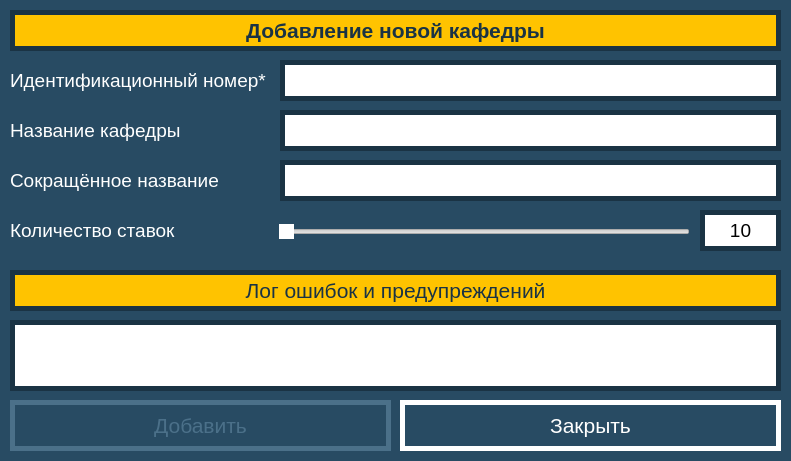
<?xml version="1.0" encoding="UTF-8"?>
<ui version="4.0">
 <class>DepartmentInsertForm</class>
 <widget class="QWidget" name="DepartmentInsertForm">
  <property name="geometry">
   <rect>
    <x>0</x>
    <y>0</y>
    <width>791</width>
    <height>461</height>
   </rect>
  </property>
  <property name="minimumSize">
   <size>
    <width>791</width>
    <height>461</height>
   </size>
  </property>
  <property name="maximumSize">
   <size>
    <width>791</width>
    <height>461</height>
   </size>
  </property>
  <property name="windowTitle">
   <string>Кафедра, добавление</string>
  </property>
  <property name="styleSheet">
   <string notr="true">QWidget#DepartmentInsertForm {

	background-color: #284B63;
}</string>
  </property>
  <widget class="QPushButton" name="addingButton">
   <property name="enabled">
    <bool>false</bool>
   </property>
   <property name="geometry">
    <rect>
     <x>10</x>
     <y>400</y>
     <width>381</width>
     <height>51</height>
    </rect>
   </property>
   <property name="font">
    <font>
     <pointsize>16</pointsize>
    </font>
   </property>
   <property name="styleSheet">
    <string notr="true">QPushButton#addingButton {

	background-color: #284B63;
	color: #FFFFFF;
	border: 5px solid #FFFFFF;
}
QPushButton#addingButton:hover {

	background-color: #FFFFFF;
	color: #1A3344;
	border: 5px solid #1A3344;
}
QPushButton#addingButton:pressed {

	background-color: #DB1921;
	color: #FFFFFF;
	border: 5px solid #1A3344;
}
QPushButton#addingButton:disabled {

	background-color: #284B63;
	color: #4B7089;
	border: 5px solid #4B7089;
}</string>
   </property>
   <property name="text">
    <string>Добавить</string>
   </property>
  </widget>
  <widget class="QLineEdit" name="nameLine">
   <property name="geometry">
    <rect>
     <x>280</x>
     <y>110</y>
     <width>501</width>
     <height>41</height>
    </rect>
   </property>
   <property name="font">
    <font>
     <pointsize>14</pointsize>
    </font>
   </property>
   <property name="styleSheet">
    <string notr="true">QLineEdit#nameLine {

	border: 5px solid #1A3344;
}</string>
   </property>
  </widget>
  <widget class="QLineEdit" name="IDLine">
   <property name="enabled">
    <bool>false</bool>
   </property>
   <property name="geometry">
    <rect>
     <x>280</x>
     <y>60</y>
     <width>501</width>
     <height>41</height>
    </rect>
   </property>
   <property name="font">
    <font>
     <pointsize>14</pointsize>
    </font>
   </property>
   <property name="styleSheet">
    <string notr="true">QLineEdit#IDLine {

	border: 5px solid #1A3344;
}</string>
   </property>
   <property name="alignment">
    <set>Qt::AlignCenter</set>
   </property>
  </widget>
  <widget class="QLabel" name="text1">
   <property name="geometry">
    <rect>
     <x>10</x>
     <y>60</y>
     <width>261</width>
     <height>41</height>
    </rect>
   </property>
   <property name="font">
    <font>
     <pointsize>14</pointsize>
    </font>
   </property>
   <property name="styleSheet">
    <string notr="true">QLabel#text1 {

	background-color: #284B63;
	color: #FFFFFF;
}</string>
   </property>
   <property name="text">
    <string>Идентификационный номер*</string>
   </property>
  </widget>
  <widget class="QLineEdit" name="shortNameLine">
   <property name="geometry">
    <rect>
     <x>280</x>
     <y>160</y>
     <width>501</width>
     <height>41</height>
    </rect>
   </property>
   <property name="font">
    <font>
     <pointsize>14</pointsize>
    </font>
   </property>
   <property name="styleSheet">
    <string notr="true">QLineEdit#shortNameLine {

	border: 5px solid #1A3344;
}</string>
   </property>
  </widget>
  <widget class="QSlider" name="countSlider">
   <property name="geometry">
    <rect>
     <x>279</x>
     <y>211</y>
     <width>411</width>
     <height>41</height>
    </rect>
   </property>
   <property name="styleSheet">
    <string notr="true">QSlider#countSlider::handle:horizontal {
background: #FFFFFF;
}

QSlider#countSlider::handle:horizontal:hover {
background: #FFC300;
}

QSlider#countSlider::handle:horizontal:pressed {
background: #3976A0;
}</string>
   </property>
   <property name="orientation">
    <enum>Qt::Horizontal</enum>
   </property>
  </widget>
  <widget class="QLabel" name="countLabel">
   <property name="geometry">
    <rect>
     <x>700</x>
     <y>210</y>
     <width>81</width>
     <height>41</height>
    </rect>
   </property>
   <property name="font">
    <font>
     <pointsize>14</pointsize>
    </font>
   </property>
   <property name="styleSheet">
    <string notr="true">QLabel#countLabel {

	background-color: #FFFFFF;
	border: 5px solid #1A3344;
}</string>
   </property>
   <property name="text">
    <string>10</string>
   </property>
   <property name="alignment">
    <set>Qt::AlignCenter</set>
   </property>
  </widget>
  <widget class="QLabel" name="headText">
   <property name="geometry">
    <rect>
     <x>10</x>
     <y>10</y>
     <width>771</width>
     <height>41</height>
    </rect>
   </property>
   <property name="font">
    <font>
     <pointsize>16</pointsize>
     <weight>75</weight>
     <bold>true</bold>
    </font>
   </property>
   <property name="styleSheet">
    <string notr="true">QLabel#headText {

	background-color: #FFC300;
	color: #1A3344;
	border: 5px solid #1A3344;
}</string>
   </property>
   <property name="text">
    <string>Добавление новой кафедры</string>
   </property>
   <property name="alignment">
    <set>Qt::AlignCenter</set>
   </property>
  </widget>
  <widget class="QLabel" name="text2">
   <property name="geometry">
    <rect>
     <x>10</x>
     <y>110</y>
     <width>261</width>
     <height>41</height>
    </rect>
   </property>
   <property name="font">
    <font>
     <pointsize>14</pointsize>
    </font>
   </property>
   <property name="styleSheet">
    <string notr="true">QLabel#text2 {

	background-color: #284B63;
	color: #FFFFFF;
}</string>
   </property>
   <property name="text">
    <string>Название кафедры</string>
   </property>
  </widget>
  <widget class="QLabel" name="text3">
   <property name="geometry">
    <rect>
     <x>10</x>
     <y>160</y>
     <width>261</width>
     <height>41</height>
    </rect>
   </property>
   <property name="font">
    <font>
     <pointsize>14</pointsize>
    </font>
   </property>
   <property name="styleSheet">
    <string notr="true">QLabel#text3 {

	background-color: #284B63;
	color: #FFFFFF;
}</string>
   </property>
   <property name="text">
    <string>Сокращённое название</string>
   </property>
  </widget>
  <widget class="QLabel" name="text4">
   <property name="geometry">
    <rect>
     <x>10</x>
     <y>210</y>
     <width>261</width>
     <height>41</height>
    </rect>
   </property>
   <property name="font">
    <font>
     <pointsize>14</pointsize>
    </font>
   </property>
   <property name="styleSheet">
    <string notr="true">QLabel#text4 {

	background-color: #284B63;
	color: #FFFFFF;
}</string>
   </property>
   <property name="text">
    <string>Количество ставок</string>
   </property>
  </widget>
  <widget class="QPushButton" name="exitButton">
   <property name="geometry">
    <rect>
     <x>400</x>
     <y>400</y>
     <width>381</width>
     <height>51</height>
    </rect>
   </property>
   <property name="minimumSize">
    <size>
     <width>381</width>
     <height>51</height>
    </size>
   </property>
   <property name="maximumSize">
    <size>
     <width>381</width>
     <height>51</height>
    </size>
   </property>
   <property name="font">
    <font>
     <pointsize>16</pointsize>
    </font>
   </property>
   <property name="styleSheet">
    <string notr="true">QPushButton#exitButton {

	background-color: #284B63;
	color: #FFFFFF;
	border: 5px solid #FFFFFF;
}
QPushButton#exitButton:hover {

	background-color: #FFFFFF;
	color: #1A3344;
	border: 5px solid #1A3344;
}
QPushButton#exitButton:pressed {

	background-color: #DB1921;
	color: #FFFFFF;
	border: 5px solid #1A3344;
}
QPushButton#exitButton:disabled {

	background-color: #284B63;
	color: #4B7089;
	border: 5px solid #4B7089;
}</string>
   </property>
   <property name="text">
    <string>Закрыть</string>
   </property>
  </widget>
  <widget class="QLabel" name="logHead">
   <property name="geometry">
    <rect>
     <x>10</x>
     <y>270</y>
     <width>771</width>
     <height>41</height>
    </rect>
   </property>
   <property name="font">
    <font>
     <pointsize>16</pointsize>
     <weight>50</weight>
     <bold>false</bold>
    </font>
   </property>
   <property name="styleSheet">
    <string notr="true">QLabel#logHead {

	background-color: #FFC300;
	color: #1A3344;
	border: 5px solid #1A3344;
}</string>
   </property>
   <property name="text">
    <string>Лог ошибок и предупреждений</string>
   </property>
   <property name="alignment">
    <set>Qt::AlignCenter</set>
   </property>
  </widget>
  <widget class="QTextEdit" name="logText">
   <property name="geometry">
    <rect>
     <x>10</x>
     <y>320</y>
     <width>771</width>
     <height>71</height>
    </rect>
   </property>
   <property name="font">
    <font>
     <pointsize>10</pointsize>
    </font>
   </property>
   <property name="styleSheet">
    <string notr="true">QTextEdit#logText {

	border: 5px solid #1A3344;
}</string>
   </property>
  </widget>
 </widget>
 <resources/>
 <connections/>
</ui>
